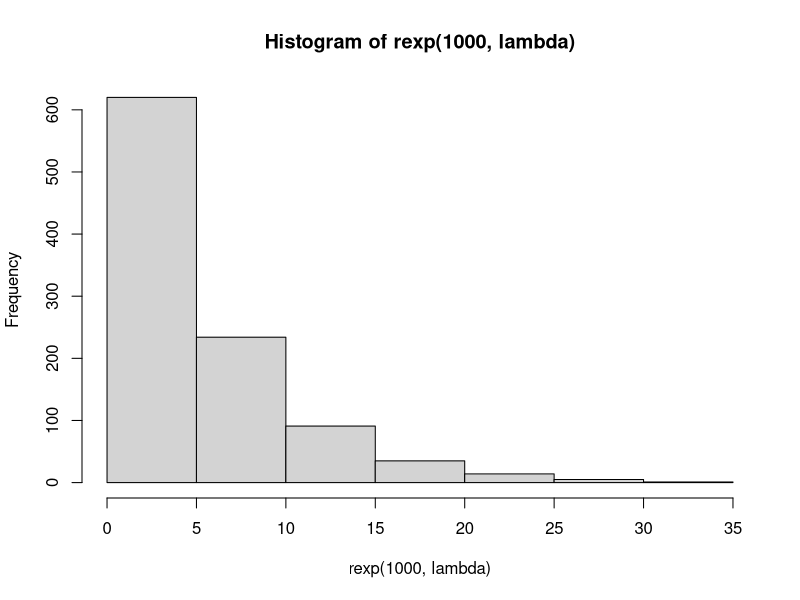
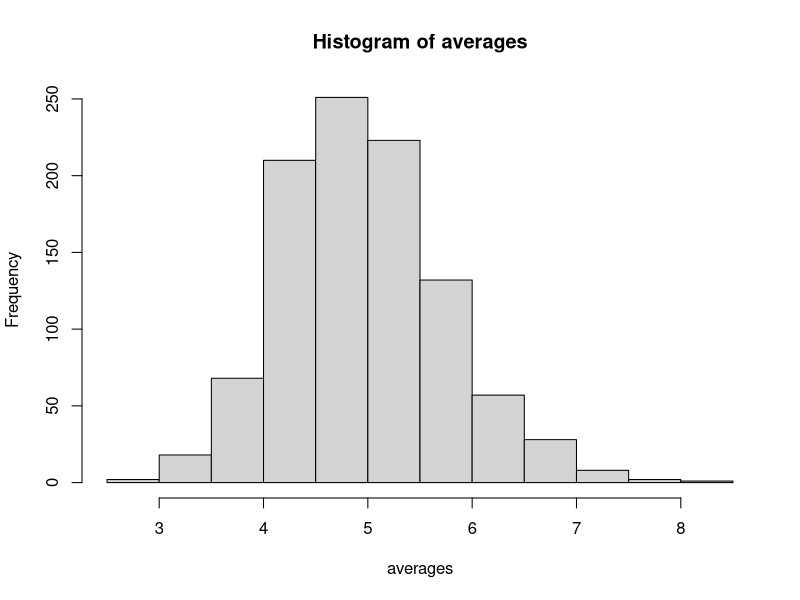

Source code (R) for these figures, in order:
## ---- chunk 1
knitr::opts_chunk$set(echo = TRUE)
## ---- chunk 2
lambda <- 0.2

simulations <- matrix(rexp(40000,lambda), ncol = 40)

averages <- rowMeans(simulations)

sample_mean <- mean(averages)
sample_sd <- sd(averages)

hist(rexp(1000,lambda))

hist(averages)
## ---- chunk 3
data(ToothGrowth)
?ToothGrowth
## ---- chunk 4
with(ToothGrowth, t.test(len ~ supp))

head(ToothGrowth)
str(ToothGrowth)
